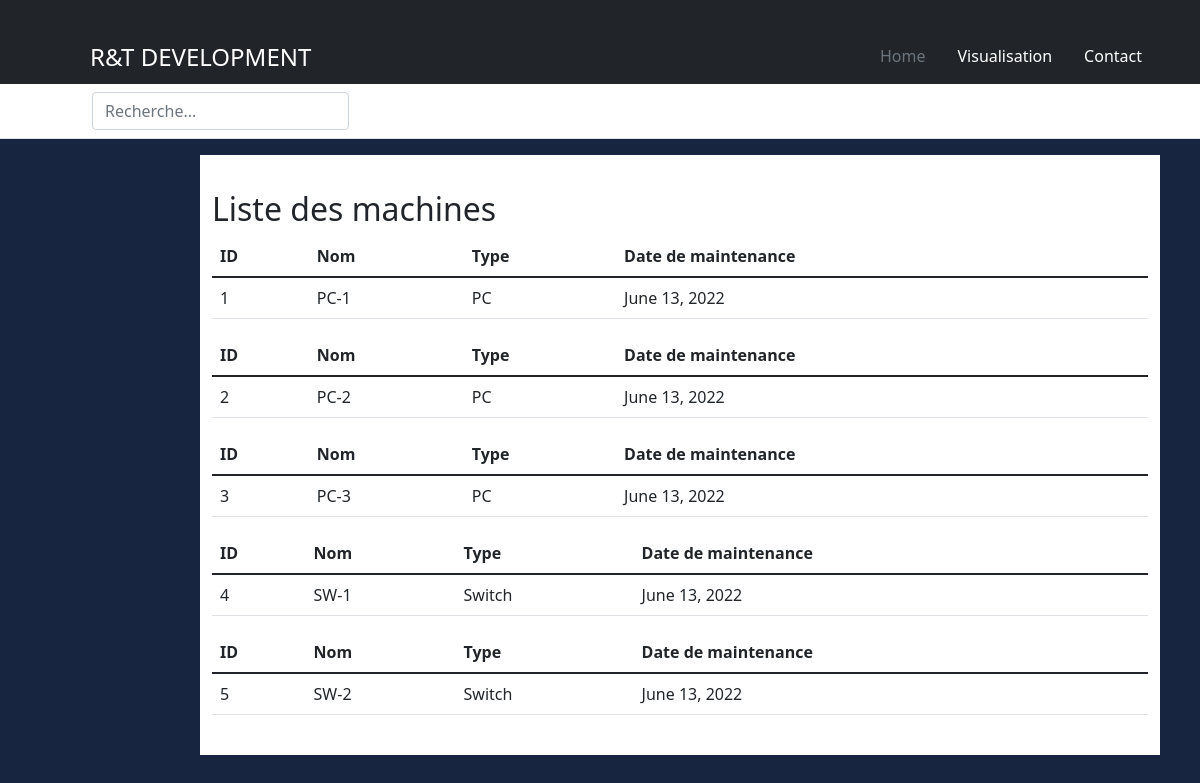
Page /computerApp/machines/ on the committed database.
### computerApp/models.py (models this page shows)
class Machine(models.Model):
    TYPE = (
        ('PC', ('PC - Run windows ')) ,
        ('Mac', ( ' MAc - Run MacOS ')) ,
        ('Serveur', ('Serveur - Simple Server to deploy virtual machines')),
        ('Switch', ('Switch - To maintains and connect servers')),
    )
    id = models.AutoField(primary_key=True, editable=False)
    nom = models.CharField(max_length=20)
    maintenanceDate = models.DateField(default = datetime.now())
    mach = models.CharField(max_length=32, choices=TYPE, default='PC')

### computerApp/views.py (the view)
def machine_list_view (request) :
	machines = Machine.objects.all()
	context = {'machines': machines}
	return render(request, 'computerapp/machine_list.html',context)

### computerApp/templates/computerapp/machine_list.html (shortened to what this page needs)
<!DOCTYPE html>
<html lang= "fr">
<head>
	{% load static %}
	<link href="https://cdn.jsdelivr.net/npm/bootstrap@5.1.3/dist/css/bootstrap.min.css" rel="stylesheet">
	<link rel="stylesheet" href="{% static 'css/styles.css' %}">
</head>
<body>
	<header>
		<div class="px-3 py-2 bg-dark text-white">
		  <div class="container">
			<div class="d-flex flex-wrap align-items-center justify-content-center justify-content-lg-start">
			  <a class="d-flex align-items-center my-2 my-lg-0 me-lg-auto text-white text-decoration-none" id="top">
				<svg class="bi me-2" width="40" height="32"></svg>
				R&T DEVELOPMENT
			  </a>
			  <ul class="nav col-12 col-lg-auto my-2 justify-content-center my-md-0 text-small">
				<li>
				  <a href="{% url 'index' %}" class="nav-link text-secondary">
					<svg class="bi d-block mx-auto mb-1" width="24" height="24"><use xlink:href="#"></use></svg>
					Home
				  </a>
				</li>
				<li>
				  <a href="{% url 'visualisation' %}" class="nav-link text-white">
					<svg class="bi d-block mx-auto mb-1" width="24" height="24"><use xlink:href="#"></use></svg>
					Visualisation
				  </a>
				</li>
				<li>
				  <a href="{% url 'contact' %}" class="nav-link text-white">
					<svg class="bi d-block mx-auto mb-1" width="24" height="24"><use xlink:href="#"></use></svg>
					Contact
				  </a>
				</li>
			  </ul>
			</div>
		  </div>
		</div>
		<div class="px-3 py-2 border-bottom mb-3" id="bot">
		  <div class="container d-flex flex-wrap justify-content-center">
			<form class="col-12 col-lg-auto mb-2 mb-lg-0 me-lg-auto" role="search" id="search">
			  <input type="search" class="form-control" placeholder="Recherche..." aria-label="Search">
			</form>
		  </div>
		</div>
	  </header>
{% block content %}
	{% if machines %}
    	<div class="pure-g" style="background-color : white ; height: 600px; padding-top: 35px; width: 80%; margin-left: 200px;" >
			<div class="pure-u-7-8">
					<div class="container">
						<div class="machines">
							<h2>Liste des machines</h2>
						</div>
						{% for machine in machines %}
						<table class="pure-table pure-table-stripped table" style="width: 100%;">
							<thead>
								<tr>
									<th>ID</th>
									<th>Nom</th>
                                    <th>Type</th>
									<th>Date de maintenance</th>
								</tr>
							</thead>
							<tbody>
								<tr>
									<td>{{ machine.id}}</td>
									<td>{{ machine.nom}}</td>
									<td>{{ machine.mach }}</td>
                                    <td>{{ machine.maintenanceDate }}</td>
								</tr>
							</tbody>
						</table>
						{% endfor %}
					</div>
			</div>
		</div>
	{% endif %}
{% endblock %}

### static/css/styles.css (style rules this page uses)
body { background-color: blueviolet; width: 100%; height: 100%; }

### computerApp/templates/computerapp/machine_list.html (style rules this page uses)
body { background-color : rgb( 24, 37, 64); }
#bot { background-color : rgb( 255, 255, 255 ); }
#top { padding-top : 30px; font-size: 150%; }
#search { padding-left: 50px; }

### rows in the picture
Machine: id "1", nom "PC-1", mach "PC", maintenanceDate "June 13, 2022"
Machine: id "2", nom "PC-2", mach "PC", maintenanceDate "June 13, 2022"
Machine: id "3", nom "PC-3", mach "PC", maintenanceDate "June 13, 2022"
Machine: id "4", nom "SW-1", mach "Switch", maintenanceDate "June 13, 2022"
Machine: id "5", nom "SW-2", mach "Switch", maintenanceDate "June 13, 2022"
